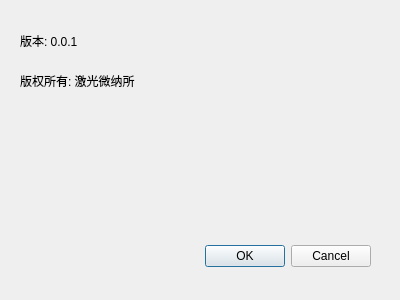
<?xml version="1.0" encoding="UTF-8"?>
<ui version="4.0">
 <class>VersionDlg</class>
 <widget class="QDialog" name="VersionDlg">
  <property name="geometry">
   <rect>
    <x>0</x>
    <y>0</y>
    <width>400</width>
    <height>300</height>
   </rect>
  </property>
  <property name="windowTitle">
   <string>版本信息</string>
  </property>
  <widget class="QDialogButtonBox" name="buttonBox">
   <property name="geometry">
    <rect>
     <x>30</x>
     <y>240</y>
     <width>341</width>
     <height>32</height>
    </rect>
   </property>
   <property name="orientation">
    <enum>Qt::Horizontal</enum>
   </property>
   <property name="standardButtons">
    <set>QDialogButtonBox::Cancel|QDialogButtonBox::Ok</set>
   </property>
  </widget>
  <widget class="QLabel" name="label">
   <property name="geometry">
    <rect>
     <x>20</x>
     <y>20</y>
     <width>341</width>
     <height>41</height>
    </rect>
   </property>
   <property name="text">
    <string>版本: 0.0.1</string>
   </property>
  </widget>
  <widget class="QLabel" name="label_2">
   <property name="geometry">
    <rect>
     <x>20</x>
     <y>60</y>
     <width>341</width>
     <height>41</height>
    </rect>
   </property>
   <property name="text">
    <string>版权所有: 激光微纳所</string>
   </property>
  </widget>
 </widget>
 <resources/>
 <connections>
  <connection>
   <sender>buttonBox</sender>
   <signal>accepted()</signal>
   <receiver>VersionDlg</receiver>
   <slot>accept()</slot>
   <hints>
    <hint type="sourcelabel">
     <x>248</x>
     <y>254</y>
    </hint>
    <hint type="destinationlabel">
     <x>157</x>
     <y>274</y>
    </hint>
   </hints>
  </connection>
  <connection>
   <sender>buttonBox</sender>
   <signal>rejected()</signal>
   <receiver>VersionDlg</receiver>
   <slot>reject()</slot>
   <hints>
    <hint type="sourcelabel">
     <x>316</x>
     <y>260</y>
    </hint>
    <hint type="destinationlabel">
     <x>286</x>
     <y>274</y>
    </hint>
   </hints>
  </connection>
 </connections>
</ui>
